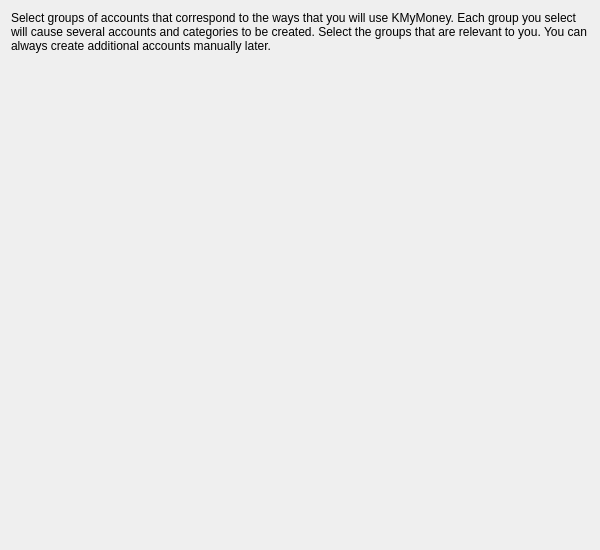
<?xml version="1.0" encoding="UTF-8"?>
<ui version="4.0">
 <class>Accounts</class>
 <widget class="QWidget" name="Accounts">
  <property name="geometry">
   <rect>
    <x>0</x>
    <y>0</y>
    <width>600</width>
    <height>550</height>
   </rect>
  </property>
  <layout class="QVBoxLayout">
   <item>
    <widget class="QLabel" name="qLabel2">
     <property name="text">
      <string>Select groups of accounts that correspond to the ways that you will use KMyMoney. Each group you select will cause several accounts and categories to be created. Select the groups that are relevant to you. You can always create additional accounts manually later.</string>
     </property>
     <property name="wordWrap">
      <bool>true</bool>
     </property>
    </widget>
   </item>
   <item>
    <widget class="KAccountTemplateSelector" name="m_templateSelector" native="true"/>
   </item>
   <item>
    <spacer name="spacer2">
     <property name="orientation">
      <enum>Qt::Vertical</enum>
     </property>
     <property name="sizeType">
      <enum>QSizePolicy::Expanding</enum>
     </property>
     <property name="sizeHint" stdset="0">
      <size>
       <width>20</width>
       <height>20</height>
      </size>
     </property>
    </spacer>
   </item>
  </layout>
 </widget>
 <layoutdefault spacing="6" margin="11"/>
 <customwidgets>
  <customwidget>
   <class>KAccountTemplateSelector</class>
   <extends>QWidget</extends>
   <header>kaccounttemplateselector.h</header>
  </customwidget>
 </customwidgets>
 <resources/>
 <connections/>
</ui>
